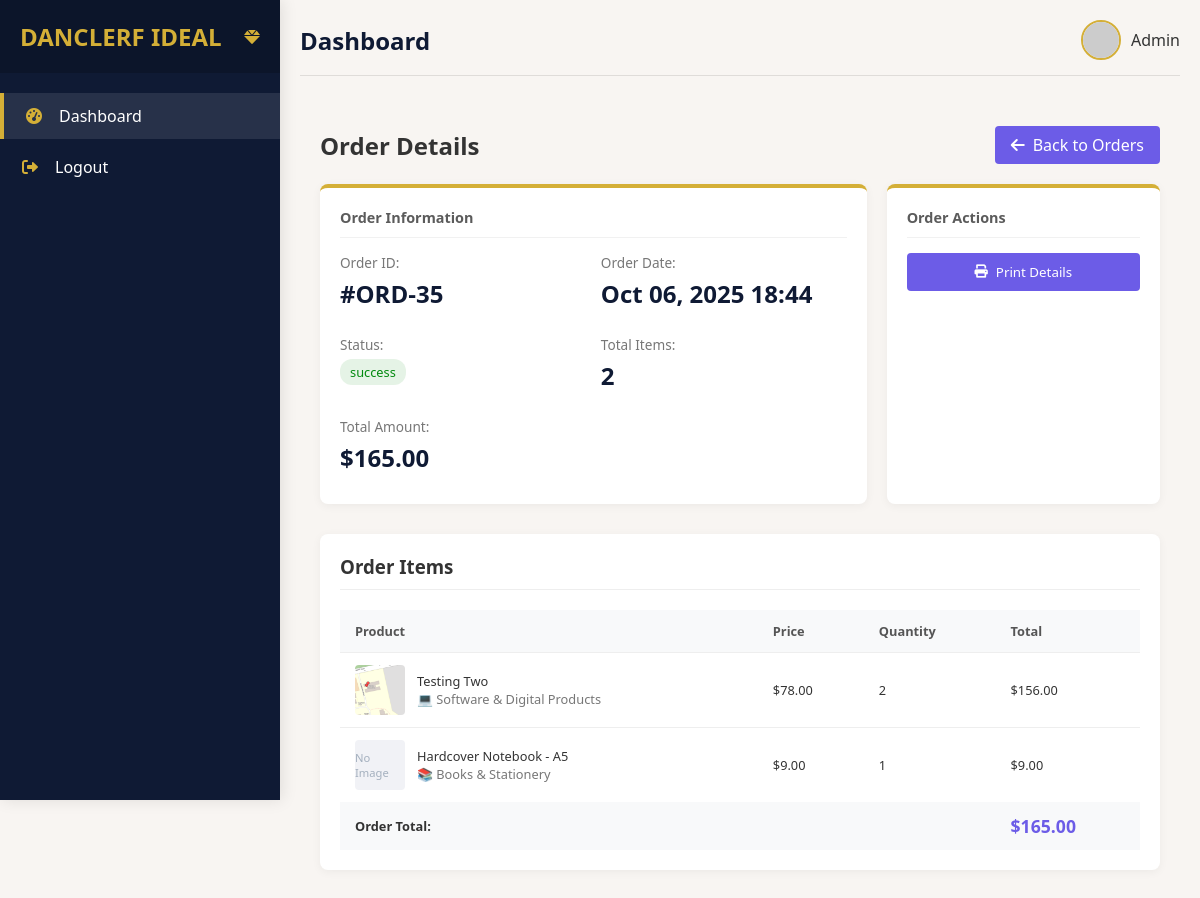
Screenshot of /order/details/35 with the database file from the repository.
### shop/models/orders.py (models this page shows, shortened)
class Order(BaseModel):
    status_choices = [
        ("pending", "Pending"),
        ("success", "success"),
        ("wish_list", "Wish List"),
    ]
    customer = models.ForeignKey(Customer, on_delete=models.CASCADE, null=True, blank=True)
    rider = models.ForeignKey(Rider, on_delete=models.SET_NULL, null=True, blank=True)
    status = models.CharField(max_length=20, choices=status_choices, default="pending")
    total_price = models.DecimalField(max_digits=10, decimal_places=2, default=0.00)
    order_id = models.CharField(max_length=100, null=True, blank=True)
    is_canceled = models.BooleanField(default=False)
    def get_order_quantity(self):
        order_quantity = self.items.count()
        return order_quantity if order_quantity else 0.00

### shop/models/order_items.py (models this page shows, shortened)
class OrderItem(BaseModel):
    order = models.ForeignKey(Order, on_delete=models.CASCADE, related_name='items')
    product = models.ForeignKey(Product, on_delete=models.SET_NULL, null=True)
    quantity = models.PositiveIntegerField(default=1)
    def get_total_product_price(self):
        if self.product and self.product.selling_price:
            return self.quantity * self.product.selling_price
        return Decimal('0.00')

### shop/models/products.py (models this page shows, shortened)
class Product(BaseModel):
    STATUS = [
        ('active', 'Active (In Stock)'),
        ('inactive', 'Out of Stock'),
    ]
    name = models.CharField(max_length=255)
    description = models.TextField(blank=True)
    category = models.ForeignKey(Category, on_delete=models.CASCADE, null=True, blank=True)
    status = models.CharField(max_length=100, choices=STATUS)
    image = models.ImageField(blank=True, null=True)
    stock_quantity = models.PositiveIntegerField(default=0)
    actual_price = models.DecimalField(max_digits=10, decimal_places=2, default=0.00)
    selling_price = models.DecimalField(max_digits=10, decimal_places=2, default=0.00)

class Category(BaseModel):
    name = models.CharField(max_length=100)

### shop/views.py (the view)
# urls.py: path("order/details/<int:order_id>", view_order, name="view_order_details"),
def view_order(request, order_id):
    order = get_object_or_404(Order, id=order_id)
    context = {
        'order':order
    }
    return render(request, 'main/view_order_detail.html', context)

### templates/main/view_order_detail.html (shortened to what this page needs)
{% extends 'main/base.html' %}
{% load static %}
{% block content %}
<div class="order-details-container">
    <div class="order-details-header">
        <h2>Order Details</h2>
        <a href="{% url 'orders' %}" class="back-btn">
            <i class="fas fa-arrow-left"></i> Back to Orders
        </a>
    </div>
    <div class="order-info-cards">
        <div class="card">
            <h3>Order Information</h3>
            <div class="info-grid">
                <div class="info-item">
                    <span class="label">Order ID:</span>
                    <span class="value">{{ order.order_id }}</span>
                </div>
                <div class="info-item">
                    <span class="label">Order Date:</span>
                    <span class="value">{{ order.created_at|date:"M d, Y H:i" }}</span>
                </div>
                <div class="info-item">
                    <span class="label">Status:</span>
                    <span class="status-badge {{ order.status }}">{{ order.get_status_display }}</span>
                </div>
                <div class="info-item">
                    <span class="label">Total Items:</span>
                    <span class="value">{{ order.get_order_quantity }}</span>
                </div>
                <div class="info-item">
                    <span class="label">Total Amount:</span>
                    <span class="value">${{ order.total_price|floatformat:2 }}</span>
                </div>
            </div>
        </div>
        <div class="card">
            <h3>Order Actions</h3>
            <div class="action-buttons">
                <button class="btn btn-primary" onclick="window.print()">
                    <i class="fas fa-print"></i> Print Details
                </button>
            </div>
        </div>
    </div>
    <div class="order-items-section">
        <h3>Order Items</h3>
        <div class="items-table">
            <table>
                <thead>
                    <tr>
                        <th>Product</th>
                        <th>Price</th>
                        <th>Quantity</th>
                        <th>Total</th>
                    </tr>
                </thead>
                <tbody>
                    {% for item in order.items.all %}
                    <tr>
                        <td>
                            <div class="product-info">
                                {% if item.product.image %}
                                <img src="{{ item.product.image.url }}" alt="{{ item.product.name }}" class="product-image">
                                {% else %}
                                <div class="product-image placeholder">No Image</div>
                                {% endif %}
                                <div class="product-details">
                                    <div class="product-name">{{ item.product.name }}</div>
                                    <div class="product-category">{{ item.product.category.name }}</div>
                                </div>
                            </div>
                        </td>
                        <td>${{ item.product.selling_price|floatformat:2 }}</td>
                        <td>{{ item.quantity }}</td>
                        <td>${{ item.get_total_product_price|floatformat:2 }}</td>
                    </tr>
                    {% empty %}
                    <tr>
                        <td colspan="4" class="no-items">No items found in this order</td>
                    </tr>
                    {% endfor %}
                </tbody>
                <tfoot>
                    <tr>
                        <td colspan="3" class="total-label">Order Total:</td>
                        <td class="total-amount">${{ order.total_price|floatformat:2 }}</td>
                    </tr>
                </tfoot>
            </table>
        </div>
    </div>
</div>
{% endblock content %}

### templates/main/base.html (style rules this page uses)
:root { --primary: #0F1A34; --secondary: #D4AF37; --bg: #F8F5F2; --accent: #800020; --success: #028A0F; --text: #333333; --sidebar-width: 280px; }
* { margin: 0; padding: 0; box-sizing: border-box; font-family: 'Segoe UI', Tahoma, Geneva, Verdana, sans-serif; }
body { background-color: var(--bg); color: var(--text); display: flex; min-height: 100vh; overflow-x: hidden; position: relative; }
.card { background: white; border-radius: 10px; padding: 20px; box-shadow: 0 5px 15px rgba(0, 0, 0, 0.05); transition: transform 0.3s ease, box-shadow 0.3s ease; border-top: 4px solid var(--secondary); min-width: 0; }
.card h3 { font-size: clamp(0.9rem, 1.2vw, 1rem); color: var(--text); margin-bottom: 10px; opacity: 0.8; }
.card .value { font-size: clamp(1.5rem, 2vw, 1.8rem); font-weight: 700; color: var(--primary); margin-bottom: 10px; }
table { width: 100%; border-collapse: collapse; min-width: 600px; }
table th { text-align: left; padding: 12px 15px; background: var(--bg); color: var(--primary); font-weight: 600; font-size: clamp(0.8rem, 1vw, 0.9rem); }
table td { padding: 12px 15px; border-bottom: 1px solid #eee; font-size: clamp(0.8rem, 1vw, 0.9rem); }
table tr:last-child td { border-bottom: none; }
.action-buttons { display: flex; gap: 8px; }
.btn { padding: 10px 20px; border-radius: 4px; font-weight: 500; cursor: pointer; transition: all 0.2s; border: none; }
.btn-primary { background-color: var(--secondary); color: white; }
.card, .recent-orders, .product-search, .order-summary { animation: fadeIn 0.5s ease forwards; }
.card:nth-child(1) { animation-delay: 0.1s; }
.card:nth-child(2) { animation-delay: 0.2s; }

### templates/main/view_order_detail.html (style rules this page uses)
.order-details-container { padding: 20px; max-width: 1200px; margin: 0 auto; }
.order-details-header { display: flex; justify-content: space-between; align-items: center; margin-bottom: 20px; flex-wrap: wrap; gap: 15px; }
.back-btn { padding: 8px 16px; background: #6c5ce7; color: white; text-decoration: none; border-radius: 4px; display: flex; align-items: center; gap: 8px; transition: background 0.3s; }
.order-info-cards { display: grid; grid-template-columns: 2fr 1fr; gap: 20px; margin-bottom: 30px; }
.card { background: white; border-radius: 8px; padding: 20px; box-shadow: 0 2px 10px rgba(0,0,0,0.05); }
.card h3 { margin-top: 0; margin-bottom: 15px; color: #333; border-bottom: 1px solid #eee; padding-bottom: 10px; }
.info-grid { display: grid; grid-template-columns: repeat(auto-fill, minmax(200px, 1fr)); gap: 15px; }
.info-item { display: flex; flex-direction: column; }
.label { font-size: 0.85rem; color: #777; margin-bottom: 5px; }
.value { font-weight: 500; color: #333; }
.status-badge { padding: 4px 10px; border-radius: 12px; font-size: 0.8rem; font-weight: 500; display: inline-block; text-align: center; width: fit-content; }
.status-badge.success { background: rgba(2, 138, 15, 0.1); color: #028a0f; }
.action-buttons { display: flex; flex-direction: column; gap: 10px; }
.btn { padding: 10px 15px; border: none; border-radius: 4px; cursor: pointer; display: flex; align-items: center; justify-content: center; gap: 8px; font-weight: 500; transition: all 0.3s; }
.btn-primary { background: #6c5ce7; color: white; }
.order-items-section { background: white; border-radius: 8px; padding: 20px; box-shadow: 0 2px 10px rgba(0,0,0,0.05); }
.order-items-section h3 { margin-top: 0; margin-bottom: 20px; color: #333; border-bottom: 1px solid #eee; padding-bottom: 10px; }
.items-table { overflow-x: auto; }
.items-table table { width: 100%; border-collapse: collapse; }
.items-table th, .items-table td { padding: 12px 15px; text-align: left; border-bottom: 1px solid #eee; }
.items-table th { background: #f8f9fa; font-weight: 600; color: #555; }
.product-info { display: flex; align-items: center; gap: 12px; }
.product-image { width: 50px; height: 50px; object-fit: cover; border-radius: 4px; }
.product-image.placeholder { background: #f1f2f6; display: flex; align-items: center; justify-content: center; color: #a4b0be; font-size: 0.7rem; }
.product-name { font-weight: 500; color: #333; }
.product-category { font-size: 0.8rem; color: #777; }
tfoot tr { background: #f8f9fa; font-weight: 600; }
.total-label { text-align: right; padding-right: 15px; }
.total-amount { color: #6c5ce7; font-size: 1.1rem; }

### rows the page displays
Order: order_id "#ORD-35", created_at "Oct 06, 2025 18:44", status "success", get_order_quantity "2", total_price "165.00"
OrderItem: product.image (picture), product.name "Testing Two", product.category.name "💻 Software & Digital Products", product.selling_price "78.00", quantity "2", get_total_product_price "156.00"
OrderItem: shows "No Image", product.name "Hardcover Notebook - A5", product.category.name "📚 Books & Stationery", product.selling_price "9.00", quantity "1", get_total_product_price "9.00"
